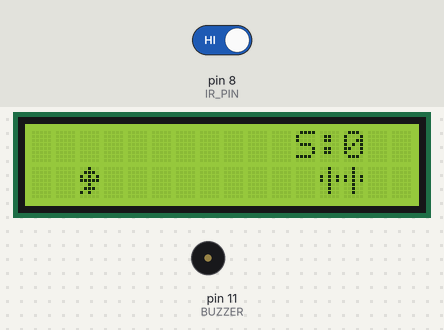
Simulated run of this sketch. Board: Arduino Uno, built with avr-gcc and run on an emulated ATmega328P. On the bench: 16×2 character LCD, buzzer (waves = sounding, pin HIGH). The inputs (shaded band) are chosen by the test bench; at power-on: pin 8 (IR_PIN) HIGH. Random numbers use the default seed unless the sketch sets one.

Above: at 3.3 s.
3.4 s: pin 8 (IR_PIN) driven LOW
At 3.62 s:
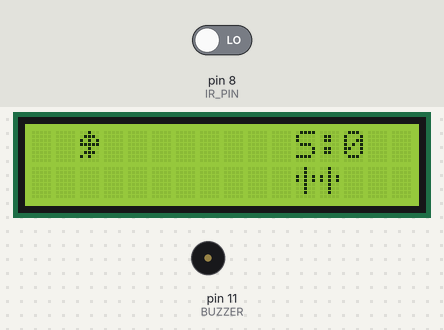
5.9 s: pin 8 (IR_PIN) driven HIGH
At 8.4 s:
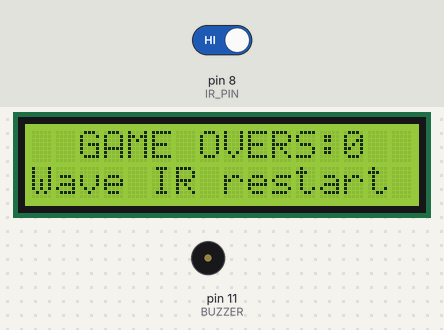
8.7 s: pin 8 (IR_PIN) driven LOW
At 16.16 s:
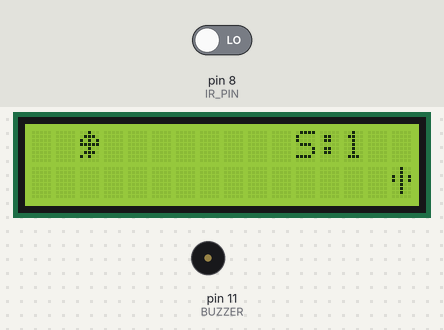
16.5 s: pin 8 (IR_PIN) driven HIGH
At 16.82 s:
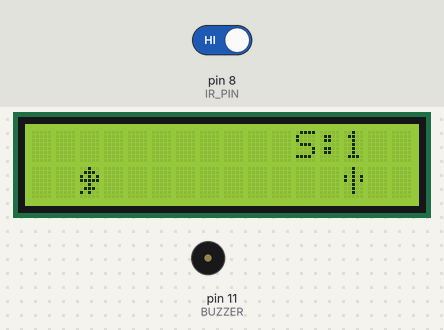
Timing chart, 0 to 19.5 s (numbered marks = the images above; inputs shaded):
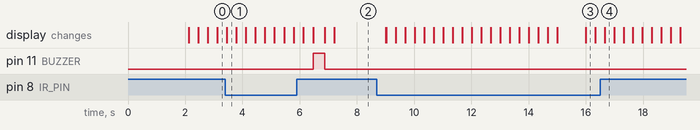

Measured:
- after the input at 5.9 s, pin 11 (BUZZER): LOW → HIGH after 0.57 s, → LOW 0.40 s later
- after the input at 8.7 s, the display: first changes after 0.31 s (image 3 shows a later state)

The sketch:

Dino_Game.ino
```cpp
// (licence header left out)
#include <Wire.h>
#include <LiquidCrystal_I2C.h>

LiquidCrystal_I2C lcd(0x27, 16, 2);

#define IR_PIN 8
#define BUZZER 11

// ---------------- GAME VARIABLES ----------------
int dinoRow = 1;          // 1 = ground, 0 = jump
int obstacleCol = 15;
int score = 0;
int gameSpeed = 320;
bool gameOverFlag = false;

// Obstacle system
int obstacleType = 0;
// 0 = cactus batch
// 1 = crow batch

int cactusCount = 1;      // 1–3
int crowCount   = 0;      // 1–2

// ---------------- CUSTOM CHARACTERS ----------------

// 🦖 Dinosaur
byte dinoChar[8] = {
  B00100,
  B01110,
  B10101,
  B11111,
  B00100,
  B01110,
  B10100,
  B00000
};

// 🌵 Cactus
byte cactusChar[8] = {
  B00100,
  B00100,
  B10101,
  B10101,
  B00100,
  B00100,
  B00100,
  B00000
};

// 🐦 Crow
byte crowChar[8] = {
  B00000,
  B10101,
  B01110,
  B11111,
  B01110,
  B00100,
  B00000,
  B00000
};

void setup() {
  pinMode(IR_PIN, INPUT);     // IR sensor for jump detection
  pinMode(BUZZER, OUTPUT);   // Buzzer for game over alert

  lcd.init();                // Initialize LCD
  lcd.backlight();          // Turn ON LCD backlight

  // Load custom characters into LCD
  lcd.createChar(0, dinoChar);
  lcd.createChar(1, cactusChar);
  lcd.createChar(2, crowChar);

  randomSeed(analogRead(A0));  // Randomize obstacle patterns

  startScreen();   // Show welcome screen
  resetGame();     // Initialize game variables
}

void loop() {

  // ---------------- GAME OVER MODE ----------------
  if (gameOverFlag) {
    lcd.setCursor(0, 1);
    lcd.print("Wave IR restart ");

    if (digitalRead(IR_PIN) == LOW) {
      delay(300);        // Debounce delay
      resetGame();      // Restart game
    }
    return;
  }

  // ---------------- JUMP LOGIC ----------------
  if (digitalRead(IR_PIN) == LOW)
    dinoRow = 0;   // Jump
  else
    dinoRow = 1;   // Stay on ground

  lcd.clear();

  // ---------------- DRAW DINO ----------------
  lcd.setCursor(2, dinoRow);
  lcd.write(byte(0));   // Draw dinosaur

  // ---------------- DRAW OBSTACLE ----------------
  if (obstacleType == 0) {             // Cactus batch (ground)
    for (int i = 0; i < cactusCount; i++) {
      lcd.setCursor(obstacleCol + i, 1);
      lcd.write(byte(1));
    }
  }
  else {                               // Crow batch (air)
    for (int i = 0; i < crowCount; i++) {
      lcd.setCursor(obstacleCol + i, 0);
      lcd.write(byte(2));
    }
  }

  // ---------------- COLLISION CHECK ----------------
  int width = max(cactusCount, crowCount);

  if (obstacleCol <= 2 && obstacleCol + width > 2) {

    if (obstacleType == 0 && dinoRow == 1) {
      triggerGameOver();    // Hit cactus
    }

    if (obstacleType == 1 && dinoRow == 0) {
      triggerGameOver();    // Hit crow
    }
  }

  obstacleCol--;   // Move obstacle left

  // ---------------- NEW OBSTACLE GENERATION ----------------
  if (obstacleCol < -3) {
    obstacleCol = 15 + random(2, 6);     // Reset obstacle position

    obstacleType = random(0, 2);        // Random: cactus or crow

    if (obstacleType == 0) {
      cactusCount = random(1, 4);       // 1–3 cactus
      crowCount = 0;
    } else {
      crowCount = random(1, 3);         // 1–2 crow
      cactusCount = 0;
    }

    score++;   // Increase score

    // Increase difficulty gradually
    if (score % 3 == 0 && gameSpeed > 90)
      gameSpeed -= 20;
  }

  // ---------------- SCORE DISPLAY ----------------
  lcd.setCursor(11, 0);
  lcd.print("S:");
  lcd.print(score);

  delay(gameSpeed);   // Control game speed
}

// ---------------- GAME OVER FUNCTION ----------------
void triggerGameOver() {
  lcd.clear();
  lcd.setCursor(0, 0);
  lcd.print("  GAME OVER  ");
  lcd.setCursor(0, 1);
  lcd.print("Score: ");
  lcd.print(score);

  digitalWrite(BUZZER, HIGH);   // Buzzer ON
  delay(400);
  digitalWrite(BUZZER, LOW);    // Buzzer OFF

  gameOverFlag = true;
}

// ---------------- RESET GAME ----------------
void resetGame() {
  lcd.clear();
  score = 0;
  dinoRow = 1;
  obstacleCol = 15;
  gameSpeed = 320;
  gameOverFlag = false;

  obstacleType = random(0, 2);
  if (obstacleType == 0) {
    cactusCount = random(1, 4);
    crowCount = 0;
  } else {
    crowCount = random(1, 3);
    cactusCount = 0;
  }
}

// ---------------- START SCREEN ----------------
void startScreen() {
  lcd.setCursor(0, 0);
  lcd.print("  DINO GAME  ");
  lcd.setCursor(0, 1);
  lcd.print("Think & Jump!");
  delay(2000);
  lcd.clear();
}
```
